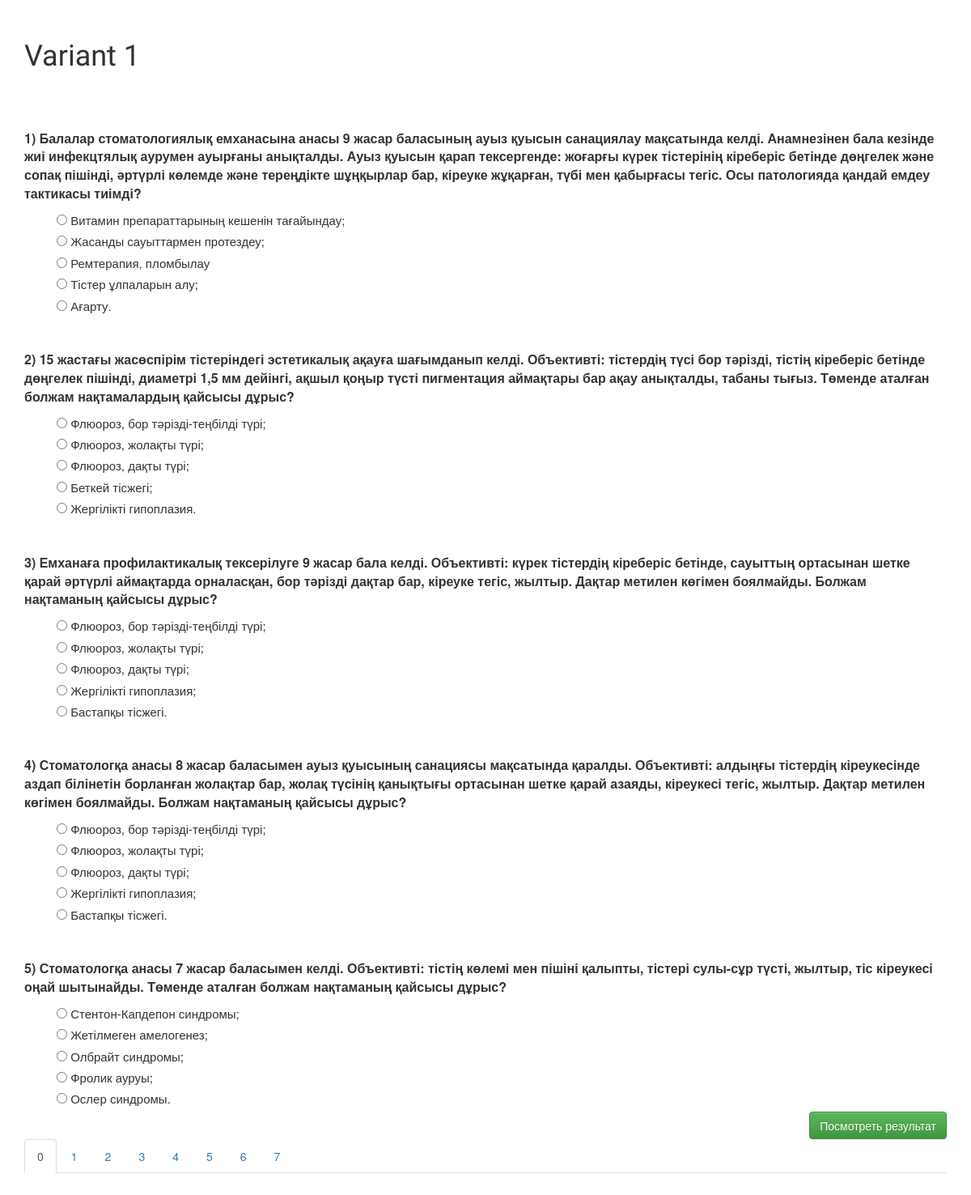
Page /variant/1153/ on the committed database.
### testapp/models.py (models this page shows, shortened)
class Variant(models.Model):
    name = models.CharField(max_length=140, default='Вариант')
    tasks = models.ManyToManyField(Task, blank=True)

class Task(models.Model):
    question = models.ForeignKey(Question, blank=True, null=True)
    options = models.ManyToManyField(Answer, blank=True, related_name='options')
    answer_count = models.IntegerField(default=0)

class Question(models.Model):
    text = models.TextField()

class Answer(models.Model):
    text = models.TextField()
    isAnswer = models.BooleanField(default=False)
    userAnswer = False

### testapp/views.py (the view)
# urls.py: url(r'^variant/(?P<pk>\d+)/$', views.variant_detail, name='variant_detail'),
def variant_detail(request, pk):
    variant = get_object_or_404(Variant, pk=pk)
    taskList = variant.tasks.all()
    return render(request, 'testapp/variant_detail.html',
                  {'variant': variant, 'tasks': taskList, })

### testapp/templates/testapp/variant_detail.html (shortened to what this page needs)
{% load staticfiles %}
<html lang="en">
<head>
    <link rel="stylesheet" href="//maxcdn.bootstrapcdn.com/bootstrap/3.2.0/css/bootstrap.min.css">
    <link rel="stylesheet" href="//maxcdn.bootstrapcdn.com/bootstrap/3.2.0/css/bootstrap-theme.min.css">
    <link rel="stylesheet" href="{% static 'css/blog.css' %}">
</head>
<body>
<h1>{{ variant.name }}</h1>
<br>
<form action="{% url 'result' %}" method="post">
    <div class="tab-content">
        {% for task in tasks %}
            {% if forloop.counter0|divisibleby:5 %}
                {% if forloop.counter0 != 0 %}
                    </div>
                {% else %}
                    <div role="tabpanel" class="tab-pane active" id="{% widthratio forloop.counter0 5 1 %}_panel">
                {% endif %}
            {% endif %}
            <br><br>
            <p style="font-size: 16px" class="question">{{ forloop.counter }}) {{ task.question.text }}</p>
            {% for option in task.options.all %}
                <label style="font-size: 15px">
                    {% if task.answer_count > 1 %}
                        <input type="checkbox" name="{{task.pk}}" class="my_check" value="{{ option.pk }}">
                    {% else %}
                        <input type="radio" name="{{task.pk}}" class="my_radio" value="{{ option.pk }}">
                    {% endif %}
                    {{ option.text }}
                </label>
                <br>
            {% endfor %}
        {% endfor %}
    </div>
    <input class="pull-right btn btn-success" type="submit" value="Посмотреть результат"/>
</form>
<br>
<div>
    <ul class="nav nav-tabs" role="tablist">
        {% with pageid=1 %}
        {% for task in tasks %}
        {% if forloop.counter0|divisibleby:5 %}
        {% if forloop.counter0 == 0 %}
        <li role="presentation" class="active"><a href="#{% widthratio forloop.counter0 5 1 %}_panel"
                                                  aria-controls="{% widthratio forloop.counter0 5 1 %}_panel" role="tab"
                                                  data-toggle="tab">{% widthratio forloop.counter0 5 1 %}</a></li>
        {% else %}
        <li role="presentation"><a href="#{% widthratio forloop.counter0 5 1 %}_panel"
                                   aria-controls="{% widthratio forloop.counter0 5 1 %}_panel" role="tab"
                                   data-toggle="tab">{% widthratio forloop.counter0 5 1 %}</a></li>
        {% endif %}
        {% endif %}
        {% endfor %}
        {% endwith %}
    </ul>
</div>
</body>
</html>

### testapp/static/css/blog.css (style rules this page uses)
body { padding: 30px 30px 30px 30px; }
h1, h2, h3, h4 { font-family: 'Lobster', cursive; }
.question { font-weight: bold; }
label { font-weight: normal; margin-left: 40px; }

### rows in the picture
Variant: name "Variant 1"
Task: question.text "Балалар стоматологиялық емханасына анасы 9 жасар баласының ауыз қуысын санациялау мақсатында келді. Анамнезінен бала кезінде жиі инфекцтялық аурумен ауырғаны анықталды. Ауыз қуысын қарап тексергенде: жоғарғы күрек тістерінің кіреберіс бетінде дөңгелек және сопақ пішінді, әртүрлі көлемде және тереңдікте шұңқырлар бар, кіреуке жұқарған, түбі мен қабырғасы тегіс. Осы патологияда қандай емдеу тактикасы тиімді?", counter0 "0"
Answer: text "Витамин препараттарының кешенін тағайындау;"
Answer: text "Жасанды сауыттармен протездеу;"
Answer: text "Ремтерапия, пломбылау"
Answer: text "Тістер ұлпаларын алу;"
Answer: text "Ағарту."
Task: question.text "15 жастағы жасөспірім тістеріндегі эстетикалық ақауға шағымданып келді. Объективті: тістердің түсі бор тәрізді, тістің кіреберіс бетінде дөңгелек пішінді, диаметрі 1,5 мм дейінгі, ақшыл қоңыр түсті пигментация аймақтары бар ақау анықталды, табаны тығыз. Төменде аталған болжам нақтамалардың қайсысы дұрыс?"
Answer: text "Флюороз, бор тәрізді-теңбілді түрі;"
Answer: text "Флюороз, жолақты түрі;"
Answer: text "Флюороз, дақты түрі;"
Answer: text "Беткей тісжегі;"
Answer: text "Жергілікті гипоплазия."
Task: question.text "Емханаға профилактикалық тексерілуге 9 жасар бала келді. Объективті: күрек тістердің кіреберіс бетінде, сауыттың ортасынан шетке қарай әртүрлі аймақтарда орналасқан, бор тәрізді дақтар бар, кіреуке тегіс, жылтыр. Дақтар метилен көгімен боялмайды. Болжам нақтаманың қайсысы дұрыс?"
Answer: text "Флюороз, бор тәрізді-теңбілді түрі;"
Answer: text "Флюороз, жолақты түрі;"
Answer: text "Флюороз, дақты түрі;"
Answer: text "Жергілікті гипоплазия;"
Answer: text "Бастапқы тісжегі."
Task: question.text "Стоматологқа анасы 8 жасар баласымен ауыз қуысының санациясы мақсатында қаралды. Объективті: алдыңғы тістердің кіреукесінде аздап білінетін борланған жолақтар бар, жолақ түсінің қанықтығы ортасынан шетке қарай азаяды, кіреукесі тегіс, жылтыр. Дақтар метилен көгімен боялмайды. Болжам нақтаманың қайсысы дұрыс?"
Answer: text "Флюороз, бор тәрізді-теңбілді түрі;"
Answer: text "Флюороз, жолақты түрі;"
Answer: text "Флюороз, дақты түрі;"
Answer: text "Жергілікті гипоплазия;"
Answer: text "Бастапқы тісжегі."
Task: question.text "Стоматологқа анасы 7 жасар баласымен келді. Объективті: тістің көлемі мен пішіні қалыпты, тістері сулы-сұр түсті, жылтыр, тіс кіреукесі оңай шытынайды. Төменде аталған болжам нақтаманың қайсысы дұрыс?"
Answer: text "Стентон-Капдепон синдромы;"
Answer: text "Жетілмеген амелогенез;"
Answer: text "Олбрайт синдромы;"
Answer: text "Фролик ауруы;"
Answer: text "Ослер синдромы."
Task: counter0 "1"
Task: counter0 "2"
Task: counter0 "3"
Task: counter0 "4"
Task: counter0 "5"
Task: counter0 "6"
Task: counter0 "7"
